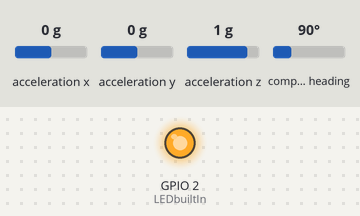
Bench run of a sketch on a simulated ESP32. Parts: output pins drawn as LEDs (lit = HIGH). The test bench sets the inputs (shaded band); at power-on: acceleration x 0 g, acceleration y 0 g, acceleration z 1 g, compass heading 90°. What the sketch prints to the serial monitor is not drawn.

Above: at 0.1 s.
At 1.1 s:
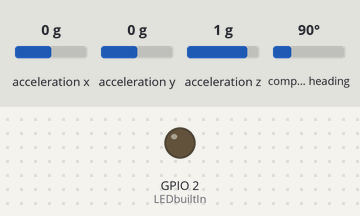
Timing chart, 0 to 2.6 s (numbered marks = the images above):
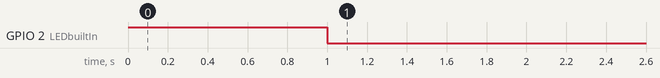

The sketch:

IMU_angle_filter_test.ino
```cpp
// simple script to make it so that the accelerometer can tell the difference between leaning forward and backwards

// leaning forwards creates obtuse angle (90-180 deg), upright is 90 degrees, leaning backwards creates acute angle

// eventually might be useful to combine euler angle and accelerometer data by using somethin like a kalman filter

#include <Wire.h>
#include <Adafruit_Sensor.h>
#include <Adafruit_BNO055.h>

Adafruit_BNO055 bno = Adafruit_BNO055(55);

const int LEDbuiltIn = 2;

float finalAngle = 0.0;


void setup() {
  pinMode(LEDbuiltIn, OUTPUT);
  digitalWrite(LEDbuiltIn, HIGH);

  Wire.begin(21, 22);  // set SDA and SCL for ESP32
  bno.begin();

  Serial.begin(115200);
  Serial.println("hello world");
  delay(1000);

  if (!bno.begin()) {
    Serial.println("Couldn't find BNO055. Check wiring!");
    while (1);
  }

  bno.setExtCrystalUse(true); // Optional but improves accuracy

  digitalWrite(LEDbuiltIn, LOW);
}

void loop() {
  imu::Vector<3> euler = bno.getVector(Adafruit_BNO055::VECTOR_EULER);


  Serial.printf("x_angle = %.2f  |  y_angle = %.2f  |  z_angle = %.2f  |  " , euler.x(), euler.y(), euler.z());


  sensors_event_t accel_event;
  bno.getEvent(&accel_event, Adafruit_BNO055::VECTOR_ACCELEROMETER);

  float accel_x = accel_event.acceleration.x;
  float accel_y = accel_event.acceleration.y;
  float accel_z = accel_event.acceleration.z;
  Serial.printf("a_x = %.2f  |  a_y = %.2f  |  a_z = %.2f  |  " , accel_x, accel_y, accel_z);


  // try to use gravity to calculate angle
  float pitch = atan2(-accel_x, sqrt(accel_y * accel_y + accel_z * accel_z)) * 180.0 / PI;
  Serial.printf("pitch = %.2f", pitch);

  delay(100);

  // if leaning forwards, a_z is negative
  if (accel_z < 0){
    finalAngle = 180.0 - euler.y();
  }

  // if leaning backwards, a_z is positive
  else {
    finalAngle = euler.y();

  }

  Serial.printf("final angle = %.2f \r\n", finalAngle);


}
```
